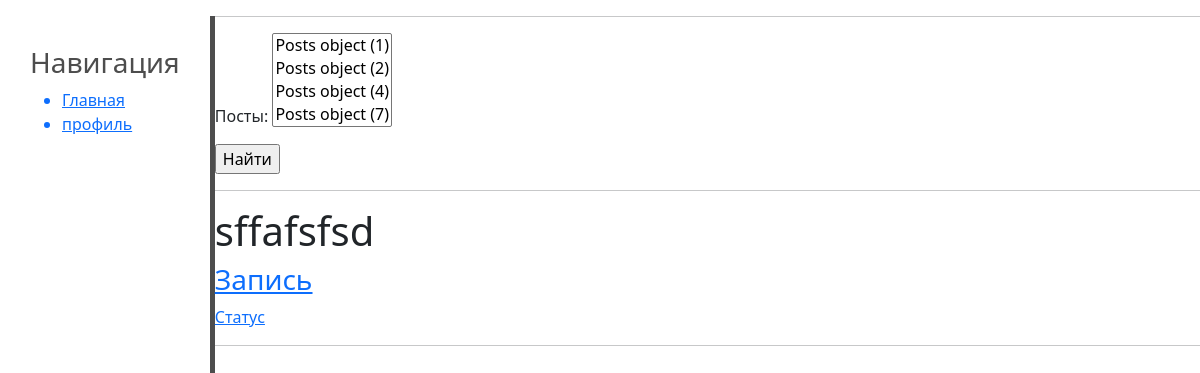
/bulletin_board/private/ (signed in), run on an earlier commit of the app's database.
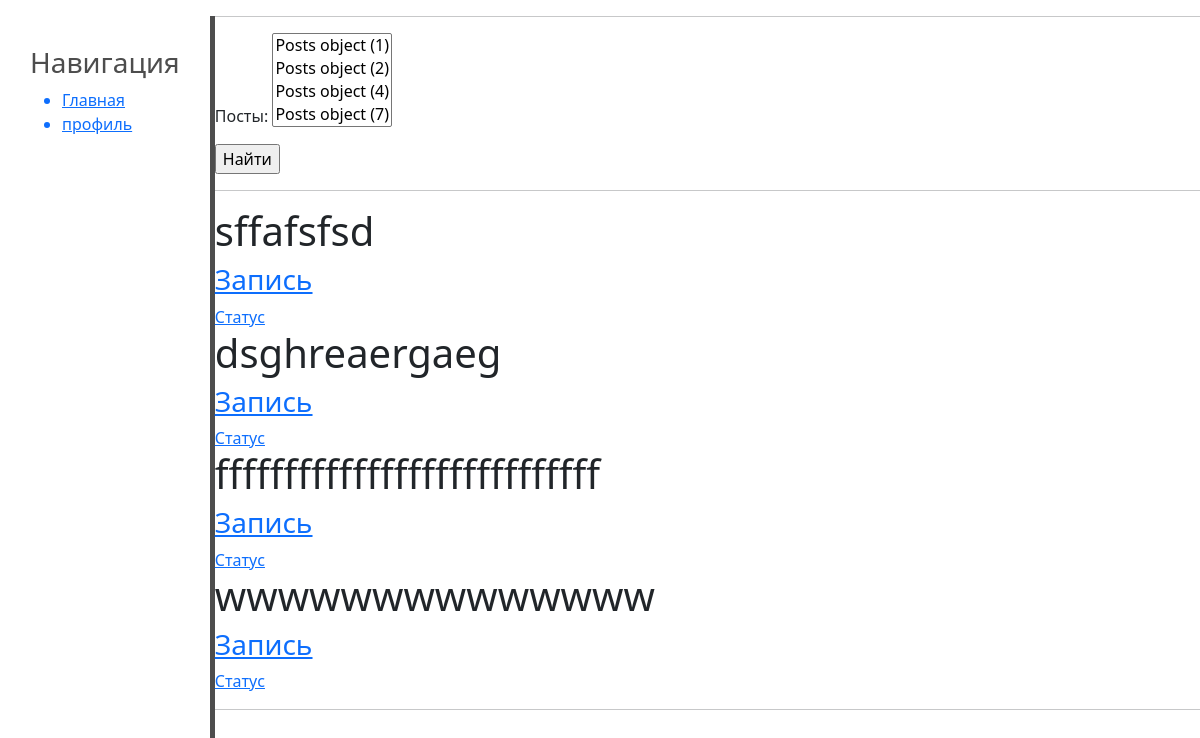
And on a later commit of the database.
### board/models.py (models this page shows)
class Responses(models.Model):
    post = models.ForeignKey(Posts, on_delete=models.CASCADE, null=True, related_name='responses')
    user = models.ForeignKey(User, on_delete=models.CASCADE, null=True, related_name='responses')
    date_time = models.DateTimeField('Дата и время', auto_now=True)
    text = models.TextField('Текст')
    status = models.CharField('Статус', max_length=2, choices=STA)

### board/views.py (the view)
# urls.py: path('private/', PrivateList.as_view(), name='private'),
@method_decorator(login_required, name='dispatch')
class PrivateList(ListView):
    model = Responses
    template_name = 'flatpages/private.html'
    context_object_name = 'res'
    def get_context_data(self, **kwargs):
        context = super().get_context_data(**kwargs)
        user = User.objects.get(id=self.request.user.pk)
        context['user'] = user
        post_list = Posts.objects.filter(user=user)
        context['post_list'] = post_list
        res_list = []
        for post in post_list:
            res_list.append(post.responses.all())
        context['res_list'] = res_list
        context['filterset'] = self.filterset
        return context
    def get_queryset(self):
        queryset = super().get_queryset()
        self.filterset = ResponsesFilter(self.request.GET, queryset)
        return self.filterset.qs

### board/templates/flatpages/private.html (shortened to what this page needs)
{% extends 'flatpages/default.html' %}
{% block content %}
<hr>
<form action="" method="get">
    {{ filterset.form.as_p }}
    <input type="submit" value="Найти" />
</form>
<hr>
{% for quer in res_list %}
    {% for res in quer %}
        <h1>{{ res.text }}</h1>
        <h3><a href="/bulletin_board/{{ res.post.id }}">Запись</a></h3>
        <a href="/bulletin_board/status_res/{{ res.post.id }}">Статус</a>
    {% endfor %}
{% endfor %}
<hr>
{% endblock %}

What changed in the data, as far as the page shows it:
added Responses: text "dsghreaergaeg"
added Responses: text "ffffffffffffffffffffffffffff"
added Responses: text "wwwwwwwwwwwwww"
